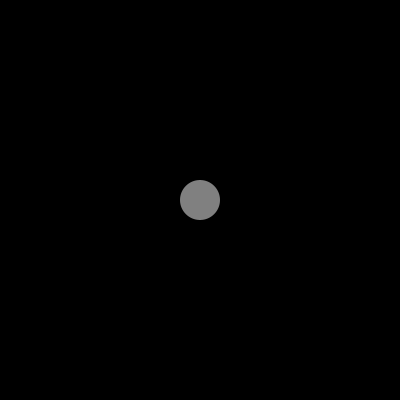
Frame 1 (no input)
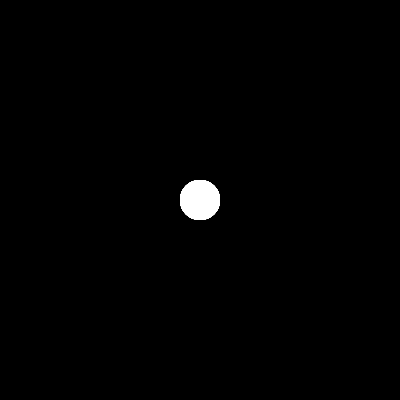
Frame 60 (the mouse pressed at the canvas centre just before this capture)
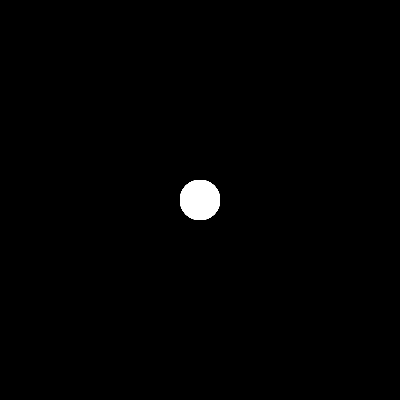
Frame 120 (the mouse held since frame 60 and released just before this capture)

The Processing sketch that drew these frames (run headless with seeded random() and noise(); from frame 60 on, the mouse is pressed at the canvas centre):

// Processing sketch: SpinningCircles
// ── SpinningCircles.pde

float radius = 40;

void setup() {
  size(400, 400);
  background(0);
  ellipseMode(CENTER);
}

void draw() {
  noStroke();
  fill(255, 128);
  ellipse(width/2,height/2,radius,radius);
}
